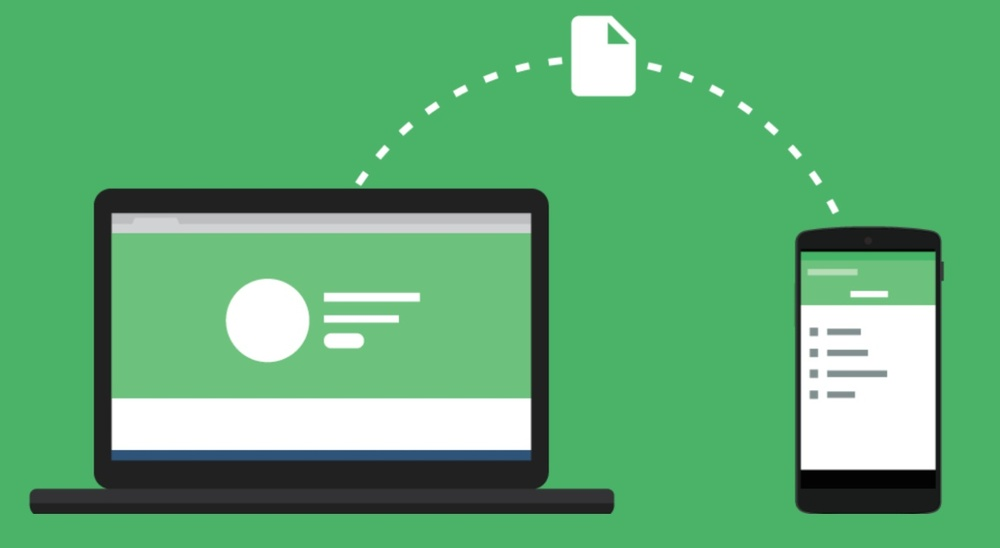
#> input picture plain_img.jpg, 1000 x 548 px, shrunk from 1349 x 739 before the run
$ python 'img_enc copy.py'
#> lines starting #> are read from the running program, lines starting #| are printed output that depends on the picture
#!C:\xampp\htdocs\cryptography\Env\Scripts\python.exe
import numpy as np
import random
from Crypto.Cipher import AES
from Crypto import Random
import cv2
import cgi
print("Content-type: text/html\n\n")

form = cgi.FieldStorage()

key = form.getvalue('key')

img=cv2.imread('plain_img.jpg',1)#read image
#> img is the input picture: shape (548, 1000, 3); mean B, G, R 116.2, 172.2, 94.8
na = np.array(img)#conver it to array
x, y ,pp= img.shape[:3]#size of 3d
#> x = 548; y = 1000; pp = 3
gray = cv2.cvtColor(img, cv2.COLOR_BGR2GRAY)
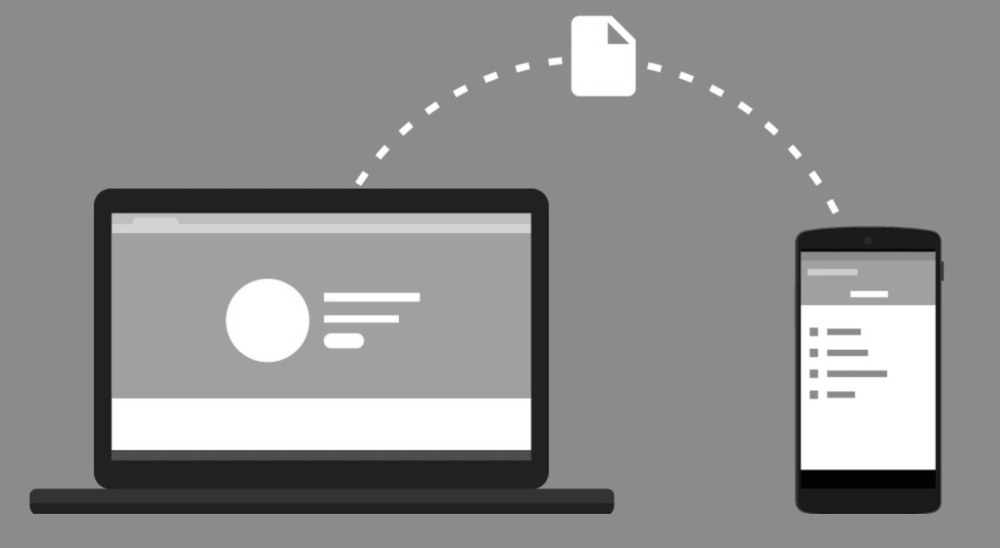
#> gray: shape (548, 1000); min 0, max 255, mean 142.5
blue= np.array(range(x*y), int).reshape((x, y))
enc_blue= np.array(range(x*y), int).reshape((x, y))
blue[:,:]=gray[:, :]
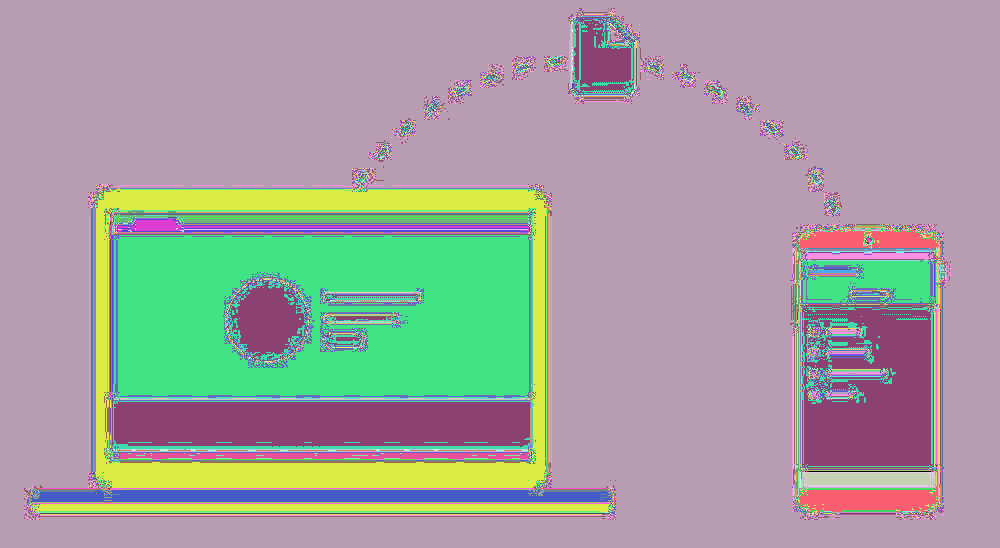
#> blue: shape (548, 1000) int64; 256 distinct labels, from 0 to 255; one colour per label, 0 black
#> (the run stopped early here; a loop or call above may not have finished)
